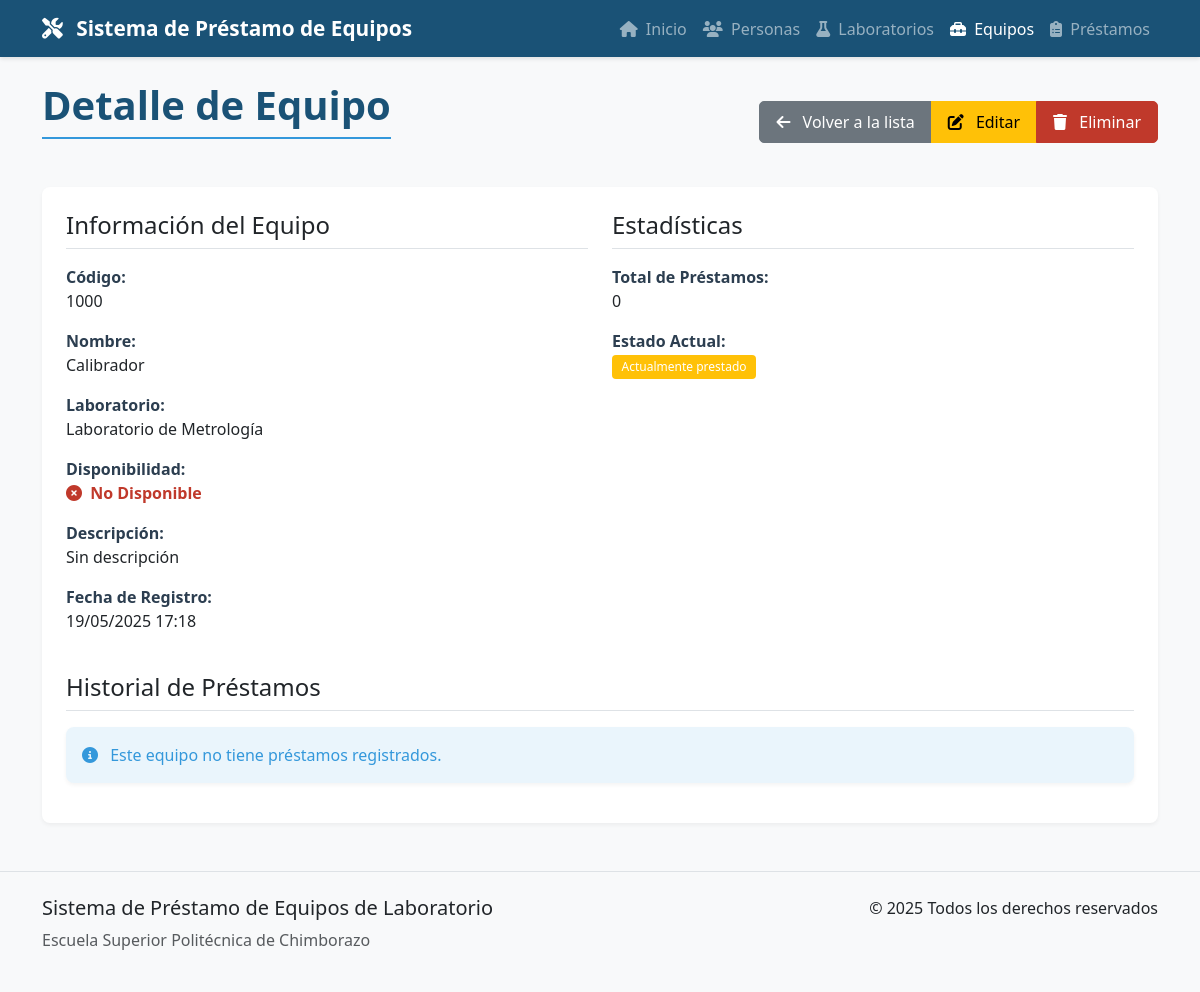
Page /equipos/4/ on the committed database.
### prestamos/models.py (models this page shows, shortened)
class Equipo(models.Model):
    codigo = models.CharField(max_length=20, unique=True, verbose_name="Código del Bien")
    nombre = models.CharField(max_length=100, verbose_name="Nombre del Bien")
    descripcion = models.TextField(blank=True, null=True, verbose_name="Descripción")
    laboratorio = models.ForeignKey(Laboratorio, on_delete=models.CASCADE, related_name="equipos", verbose_name="Laboratorio")
    disponible = models.BooleanField(default=True, verbose_name="Disponible")
    fecha_registro = models.DateTimeField(auto_now_add=True, verbose_name="Fecha de Registro")
    class Meta:
        verbose_name = "Equipo"
        verbose_name_plural = "Equipos"
        ordering = ['codigo']

class Laboratorio(models.Model):
    TIPO_CHOICES = [
        ('LABORATORIO', 'Laboratorio'),
        ('TALLER', 'Taller'),
    ]
    nombre = models.CharField(max_length=100, verbose_name="Nombre del Laboratorio")
    tipo = models.CharField(max_length=20, choices=TIPO_CHOICES, verbose_name="Tipo de Laboratorio")
    descripcion = models.TextField(blank=True, null=True, verbose_name="Descripción")
    class Meta:
        verbose_name = "Laboratorio"
        verbose_name_plural = "Laboratorios"
        ordering = ['nombre']

### prestamos/views.py (the view)
# urls.py: path('equipos/<int:pk>/', views.EquipoDetailView.as_view(), name='equipo_detail'),
class EquipoDetailView(DetailView):
    model = Equipo
    template_name = 'prestamos/equipo_detail.html'
    context_object_name = 'equipo'
    def get_context_data(self, **kwargs):
        context = super().get_context_data(**kwargs)
        context['prestamos'] = Prestamo.objects.filter(equipo=self.object).order_by('-fecha_prestamo')
        return context

### templates/prestamos/equipo_detail.html (shortened to what this page needs)
{% extends 'base.html' %}
{% load static %}
{% block page_title %}Detalle de Equipo{% endblock %}
{% block page_actions %}
<div class="btn-group" role="group">
    <a href="{% url 'equipo_list' %}" class="btn btn-secondary">
        <i class="fas fa-arrow-left me-2"></i> Volver a la lista
    </a>
    <a href="{% url 'equipo_update' equipo.id %}" class="btn btn-warning">
        <i class="fas fa-edit me-2"></i> Editar
    </a>
    <a href="{% url 'equipo_delete' equipo.id %}" class="btn btn-danger">
        <i class="fas fa-trash me-2"></i> Eliminar
    </a>
</div>
{% endblock %}
{% block content %}
<div class="detail-container">
    <div class="row">
        <div class="col-md-6">
            <h4 class="detail-header">Información del Equipo</h4>
            <div class="mb-3">
                <span class="detail-label">Código:</span>
                <p>{{ equipo.codigo }}</p>
            </div>
            <div class="mb-3">
                <span class="detail-label">Nombre:</span>
                <p>{{ equipo.nombre }}</p>
            </div>
            <div class="mb-3">
                <span class="detail-label">Laboratorio:</span>
                <p>{{ equipo.laboratorio.nombre }}</p>
            </div>
            <div class="mb-3">
                <span class="detail-label">Disponibilidad:</span>
                <p>
                    {% if equipo.disponible %}
                    <span class="disponible-si"><i class="fas fa-check-circle me-1"></i> Disponible</span>
                    {% else %}
                    <span class="disponible-no"><i class="fas fa-times-circle me-1"></i> No Disponible</span>
                    {% endif %}
                </p>
            </div>
            <div class="mb-3">
                <span class="detail-label">Descripción:</span>
                <p>{{ equipo.descripcion|default:"Sin descripción" }}</p>
            </div>
            <div class="mb-3">
                <span class="detail-label">Fecha de Registro:</span>
                <p>{{ equipo.fecha_registro|date:"d/m/Y H:i" }}</p>
            </div>
        </div>
        <div class="col-md-6">
            <h4 class="detail-header">Estadísticas</h4>
            <div class="mb-3">
                <span class="detail-label">Total de Préstamos:</span>
                <p>{{ prestamos.count }}</p>
            </div>
            <div class="mb-3">
                <span class="detail-label">Estado Actual:</span>
                <p>
                    {% if equipo.disponible %}
                    <span class="badge bg-success">Disponible para préstamo</span>
                    {% else %}
                    <span class="badge bg-warning">Actualmente prestado</span>
                    {% endif %}
                </p>
            </div>
        </div>
    </div>
    <h4 class="detail-header mt-4">Historial de Préstamos</h4>
    {% if prestamos %}
    <div class="table-responsive">
        <table class="table table-hover">
            <thead>
                <tr>
                    <th>Persona</th>
                    <th>Fecha Préstamo</th>
                    <th>Fecha Devolución Esperada</th>
                    <th>Fecha Devolución Real</th>
                    <th>Estado</th>
                    <th>Acciones</th>
                </tr>
            </thead>
            <tbody>
                {% for prestamo in prestamos %}
                <tr>
                    <td>{{ prestamo.persona.nombre }}</td>
                    <td>{{ prestamo.fecha_prestamo|date:"d/m/Y H:i" }}</td>
                    <td>{{ prestamo.fecha_devolucion_esperada|date:"d/m/Y H:i" }}</td>
                    <td>{{ prestamo.fecha_devolucion_real|date:"d/m/Y H:i"|default:"-" }}</td>
                    <td>
                        {% if prestamo.estado == 'PRESTADO' %}
                        <span class="badge bg-warning">Prestado</span>
                        {% elif prestamo.estado == 'DEVUELTO' %}
                        <span class="badge bg-success">Devuelto</span>
                        {% else %}
                        <span class="badge bg-danger">Retrasado</span>
                        {% endif %}
                    </td>
                    <td>
                        <div class="btn-group" role="group">
                            <a href="{% url 'prestamo_detail' prestamo.id %}" class="btn btn-sm btn-primary" title="Ver detalles">
                                <i class="fas fa-eye"></i>
                            </a>
                            {% if prestamo.estado == 'PRESTADO' %}
                            <a href="{% url 'devolver_prestamo' prestamo.id %}" class="btn btn-sm btn-success" title="Devolver">
                                <i class="fas fa-undo"></i>
                            </a>
                            {% endif %}
                            <a href="{% url 'generar_pdf_prestamo' prestamo.id %}" class="btn btn-sm btn-info" title="Ver PDF" target="_blank">
                                <i class="fas fa-file-pdf"></i>
                            </a>
                        </div>
                    </td>
                </tr>
                {% endfor %}
            </tbody>
        </table>
    </div>
    {% else %}
    <div class="alert alert-info">
        <i class="fas fa-info-circle me-2"></i> Este equipo no tiene préstamos registrados.
    </div>
    {% endif %}
</div>
{% endblock %}

### static/css/main.css (style rules this page uses)
:root { --primary-color: #1a5276; --secondary-color: #2874a6; --accent-color: #3498db; --success-color: #27ae60; --warning-color: #f39c12; --danger-color: #c0392b; --light-color: #ecf0f1; --dark-color: #2c3e50; --gray-color: #95a5a6; }
body { font-family: 'Segoe UI', Tahoma, Geneva, Verdana, sans-serif; display: flex; flex-direction: column; min-height: 100vh; background-color: #f8f9fa; }
.btn { border-radius: 5px; font-weight: 500; padding: 0.5rem 1rem; transition: all 0.3s ease; }
.btn-danger { background-color: var(--danger-color); border-color: var(--danger-color); }
.badge { font-weight: 500; padding: 0.5em 0.8em; border-radius: 4px; }
.disponible-no { color: var(--danger-color); font-weight: 600; }
.detail-container { background-color: white; border-radius: 8px; padding: 1.5rem; box-shadow: 0 2px 4px rgba(0, 0, 0, 0.05); }
.detail-header { border-bottom: 1px solid #dee2e6; margin-bottom: 1rem; padding-bottom: 0.5rem; }
.detail-label { font-weight: 600; color: var(--dark-color); }
.alert { border-radius: 8px; border: none; box-shadow: 0 2px 4px rgba(0, 0, 0, 0.05); }
.alert-info { background-color: rgba(52, 152, 219, 0.1); color: var(--accent-color); }

### rows in the picture
Equipo: codigo "1000", nombre "Calibrador", laboratorio.nombre "Laboratorio de Metrología", descripcion "Sin descripción", fecha_registro "19/05/2025 17:18"

### other values in the picture
{{ prestamos.count }} "0"
